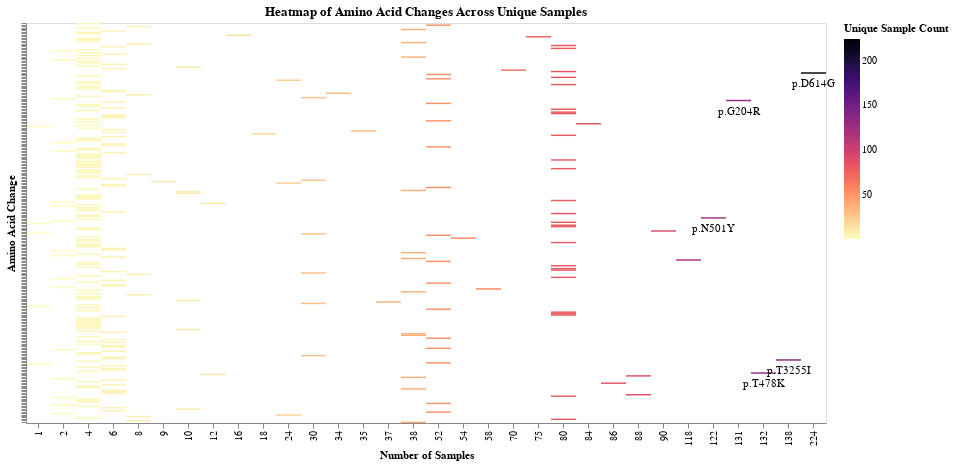

The cell this chart's notebook holds for it:
### Code cell
data = pd.read_csv('../data/modified_full_variants_long_table.csv')


filtered_data = data[
    (data['FILTER'] == 'PASS') & 
    (data['REF'].isin(['A', 'T', 'C', 'G'])) &
    (data['ALT'].isin(['A', 'T', 'C', 'G'])) &
    (data['EFFECT'] == 'missense_variant') # only looks at missense mutations 
]


amino_acid_counts = filtered_data.groupby('HGVS_P_1LETTER')['SAMPLE'].nunique().reset_index()
amino_acid_counts.columns = ['HGVS_P_1LETTER', 'Unique_Sample_Count']


top_10_amino_acids = amino_acid_counts.nlargest(5, 'Unique_Sample_Count')


heatmap = alt.Chart(amino_acid_counts).mark_rect().encode(
    x=alt.X('Unique_Sample_Count:O', title='Number of Samples'),
    y=alt.Y('HGVS_P_1LETTER:N', title='Amino Acid Change', axis=alt.Axis(labels=False)),
    color=alt.Color('Unique_Sample_Count:Q', title='Unique Sample Count', scale=alt.Scale(scheme='magma', reverse=True)),
    tooltip=['HGVS_P_1LETTER', 'Unique_Sample_Count']
).properties(
    title='Heatmap of Amino Acid Changes Across Unique Samples',
    width=800,
    height=400
).interactive()


text = alt.Chart(top_10_amino_acids).mark_text(
    align='center',
    baseline='top',
    dy=5  # places txt below 
).encode(
    x=alt.X('Unique_Sample_Count:O', title='Number of Samples'),
    y=alt.Y('HGVS_P_1LETTER:N', title='Amino Acid Change'),
    text=alt.Text('HGVS_P_1LETTER:N'),
    color=alt.value('black')  
)


combined_chart = heatmap + text

combined_chart

## NOTE: To read plot cursor over p.D614D in upper rigiht corner shows this mutation is present in 224 uniqe samples in the dataset.

### Figure 1 — Vega-Lite specification as saved in the notebook (floating-point values rounded to 4 significant figures; data arrays with more than 128 entries replaced by an {"elided": "..."} marker saying what was removed)
{"$schema": "https://vega.github.io/schema/vega-lite/v5.17.0.json", "config": {"view": {"continuousHeight": 300, "continuousWidth": 300}}, "datasets": {"data-a106dab616e13004f833928d5bfb91ad": [{"HGVS_P_1LETTER": "p.D614G", "Unique_Sample_Count": 224}, {"HGVS_P_1LETTER": "p.T3255I", "Unique_Sample_Count": 138}, {"HGVS_P_1LETTER": "p.T478K", "Unique_Sample_Count": 132}, {"HGVS_P_1LETTER": "p.G204R", "Unique_Sample_Count": 131}, {"HGVS_P_1LETTER": "p.N501Y", "Unique_Sample_Count": 122}], "data-f40f33d643639c024ad25d2e96a9404d": {"elided": "276 records"}}, "height": 400, "layer": [{"data": {"name": "data-f40f33d643639c024ad25d2e96a9404d"}, "encoding": {"color": {"field": "Unique_Sample_Count", "scale": {"reverse": true, "scheme": "magma"}, "title": "Unique Sample Count", "type": "quantitative"}, "tooltip": [{"field": "HGVS_P_1LETTER", "type": "nominal"}, {"field": "Unique_Sample_Count", "type": "quantitative"}], "x": {"field": "Unique_Sample_Count", "title": "Number of Samples", "type": "ordinal"}, "y": {"axis": {"labels": false}, "field": "HGVS_P_1LETTER", "title": "Amino Acid Change", "type": "nominal"}}, "mark": {"type": "rect"}, "name": "view_1", "title": "Heatmap of Amino Acid Changes Across Unique Samples"}, {"data": {"name": "data-a106dab616e13004f833928d5bfb91ad"}, "encoding": {"color": {"value": "black"}, "text": {"field": "HGVS_P_1LETTER", "type": "nominal"}, "x": {"field": "Unique_Sample_Count", "title": "Number of Samples", "type": "ordinal"}, "y": {"field": "HGVS_P_1LETTER", "title": "Amino Acid Change", "type": "nominal"}}, "mark": {"align": "center", "baseline": "top", "dy": 5, "type": "text"}}], "params": [{"bind": "scales", "name": "param_1", "select": {"encodings": ["x", "y"], "type": "interval"}, "views": ["view_1"]}], "width": 800}
